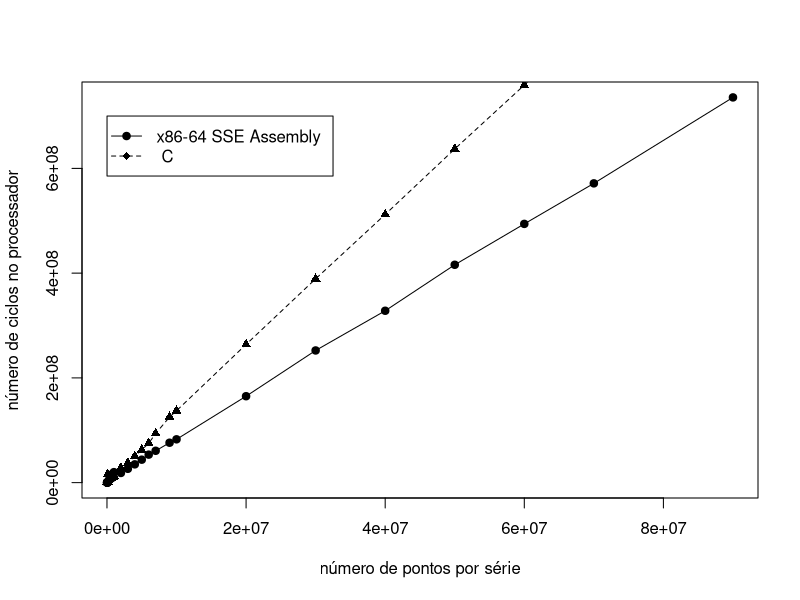

Write the R code that produced this figure.
#require(tikzDevice)
#tikz('xcorr-bench.tex', standAlone = FALSE, width=4.25, height=3.75)
png(file='xcorr-bench.png', bg='transparent')
data<-read.table("xcorr-bench.dat", sep="\t")
plot(x=data$V1,y=data$V2,type='o',pch=19,col='black', ylab='número de ciclos no processador',xlab='número de pontos por série')
points(x=data$V1,y=data$V3, type="o", pch=17, col='black', lty=2)
legend(x=10000,y=7e8,legend=c("x86-64 SSE Assembly ", " C "), col=c("black", "black"), lwd=1, cex=1, pch=19:17, lty=1:2)
dev.off()
